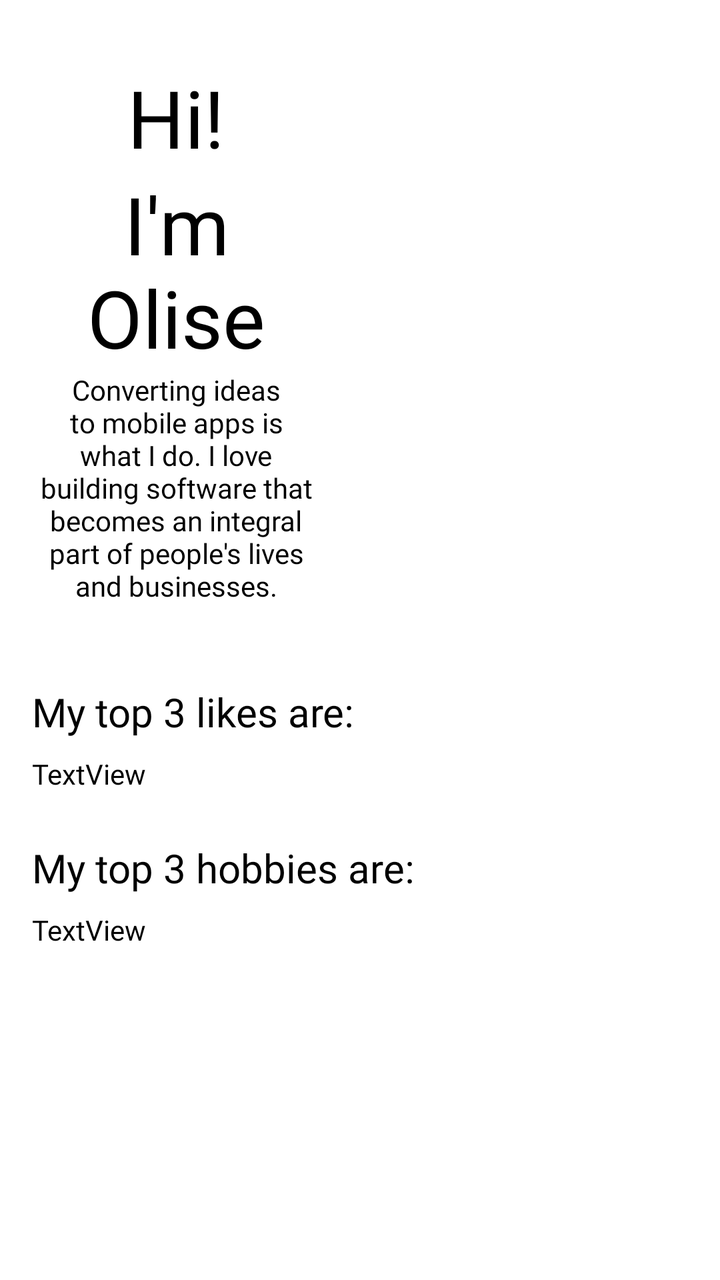
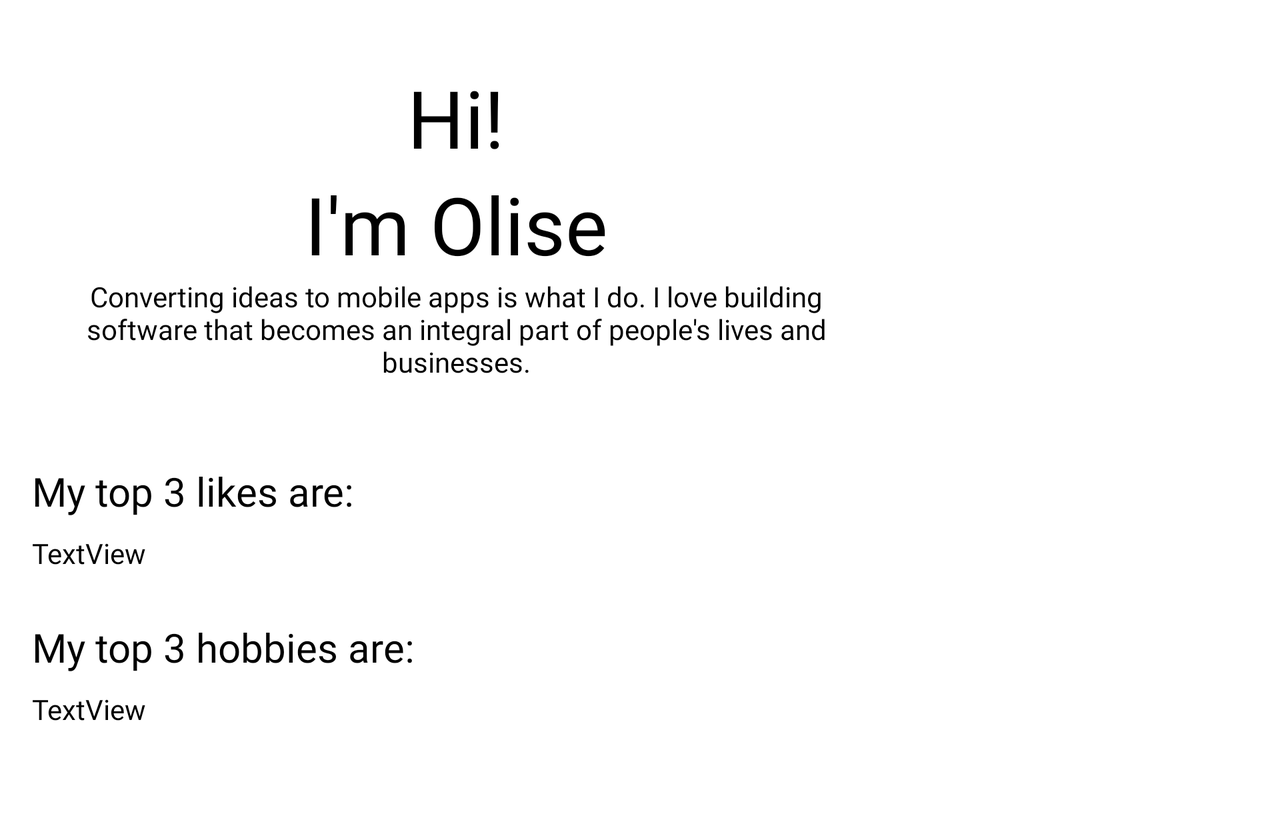

One screen, two layout resources from the same app: the default and the repository's alternative for another configuration. Each is rendered where Android would select it; the XML of both is given below.
<!-- AndroidManifest.xml: application theme Theme.MyResume -->
<!-- res/layout/fragment_about_me.xml -->
<?xml version="1.0" encoding="utf-8"?>
<ScrollView xmlns:android="http://schemas.android.com/apk/res/android"
    xmlns:app="http://schemas.android.com/apk/res-auto"
    xmlns:tools="http://schemas.android.com/tools"
    android:layout_width="match_parent"
    android:layout_height="match_parent"
    tools:context=".AboutMeFragment">

<androidx.constraintlayout.widget.ConstraintLayout
    android:layout_width="match_parent"
    android:layout_height="match_parent"
    android:paddingBottom="50dp">

    <ImageView
        android:id="@+id/imageView13"
        android:layout_width="200dp"
        android:layout_height="200dp"
        android:layout_marginTop="32dp"
        app:layout_constraintEnd_toEndOf="parent"
        app:layout_constraintTop_toTopOf="parent"
        app:srcCompat="@drawable/profilepic" />

    <TextView
        android:id="@+id/textView27"
        android:layout_width="0dp"
        android:layout_height="wrap_content"
        android:layout_marginStart="16dp"
        android:fontFamily="@font/montserrat_extrabold"
        android:gravity="center"
        android:text="Hi!"
        android:textColor="@color/black"
        android:textSize="40sp"
        app:layout_constraintEnd_toStartOf="@+id/imageView13"
        app:layout_constraintStart_toStartOf="parent"
        app:layout_constraintTop_toTopOf="@+id/imageView13" />

    <TextView
        android:id="@+id/textView28"
        android:layout_width="0dp"
        android:layout_height="wrap_content"
        android:fontFamily="@font/montserrat_extrabold"
        android:gravity="center"
        android:text="I'm Olise"
        android:textColor="@color/black"
        android:textSize="40sp"
        app:layout_constraintEnd_toStartOf="@+id/imageView13"
        app:layout_constraintStart_toStartOf="@+id/textView27"
        app:layout_constraintTop_toBottomOf="@id/textView27" />


    <TextView
        android:id="@+id/textView29"
        android:layout_width="0dp"
        android:layout_height="wrap_content"
        android:fontFamily="@font/montserrat_regular"
        android:gravity="center"
        android:justificationMode="none"
        android:text="Converting ideas to mobile apps is what I do. I love building software that becomes an integral part of people's lives and businesses."
        android:textColor="@color/black"
        app:layout_constraintEnd_toStartOf="@id/imageView13"
        app:layout_constraintStart_toStartOf="@+id/textView28"
        app:layout_constraintTop_toBottomOf="@+id/textView28" />

    <TextView
        android:id="@+id/textView30"
        android:layout_width="wrap_content"
        android:layout_height="wrap_content"
        android:layout_marginStart="16dp"
        android:layout_marginTop="40dp"
        android:fontFamily="@font/montserrat_extrabold"
        android:text="My top 3 likes are:"
        android:textColor="@color/black"
        android:textSize="20sp"
        app:layout_constraintStart_toStartOf="parent"
        app:layout_constraintTop_toBottomOf="@+id/textView29" />

    <TextView
        android:id="@+id/tvLikes"
        android:layout_width="wrap_content"
        android:layout_height="wrap_content"
        android:layout_marginTop="8dp"
        android:fontFamily="@font/montserrat_regular"
        android:text="TextView"
        android:textColor="@color/black"
        app:layout_constraintStart_toStartOf="@+id/textView30"
        app:layout_constraintTop_toBottomOf="@+id/textView30" />

    <TextView
        android:id="@+id/textView33"
        android:layout_width="wrap_content"
        android:layout_height="wrap_content"
        android:layout_marginTop="24dp"
        android:fontFamily="@font/montserrat_extrabold"
        android:text="My top 3 hobbies are:"
        android:textColor="@color/black"
        android:textSize="20sp"
        app:layout_constraintStart_toStartOf="@+id/tvLikes"
        app:layout_constraintTop_toBottomOf="@+id/tvLikes" />

    <TextView
        android:id="@+id/tvHobbies"
        android:layout_width="0dp"
        android:layout_height="wrap_content"
        android:layout_marginTop="8dp"
        android:layout_marginEnd="16dp"
        android:fontFamily="@font/montserrat_regular"
        android:text="TextView"
        android:textColor="@color/black"
        app:layout_constraintEnd_toEndOf="parent"
        app:layout_constraintStart_toStartOf="@+id/textView33"
        app:layout_constraintTop_toBottomOf="@+id/textView33" />
</androidx.constraintlayout.widget.ConstraintLayout>
</ScrollView>
<!-- resources referenced by this layout -->
<resources>
  <style name="Theme.MyResume" parent="Theme.MaterialComponents.DayNight.NoActionBar">
          
          <item name="colorPrimary">@color/purple_500</item>
          <item name="colorPrimaryVariant">@color/purple_700</item>
          <item name="colorOnPrimary">@color/white</item>
          
          <item name="colorSecondary">@color/teal_200</item>
          <item name="colorSecondaryVariant">@color/teal_700</item>
          <item name="colorOnSecondary">@color/black</item>
          
          <item name="android:statusBarColor" tools:targetApi="l">?attr/colorPrimaryVariant</item>
          
  
      </style>
</resources>
<!-- res/layout-land/fragment_about_me.xml (the repository's variant of the layout above) -->
<!-- drawn on the phone turned sideways -->
<?xml version="1.0" encoding="utf-8"?>
<ScrollView xmlns:android="http://schemas.android.com/apk/res/android"
    xmlns:app="http://schemas.android.com/apk/res-auto"
    xmlns:tools="http://schemas.android.com/tools"
    android:layout_width="match_parent"
    android:layout_height="match_parent"
    tools:context=".AboutMeFragment">

<androidx.constraintlayout.widget.ConstraintLayout
    android:layout_width="match_parent"
    android:layout_height="match_parent"
    android:paddingBottom="50dp">

    <ImageView
        android:id="@+id/imageView13"
        android:layout_width="200dp"
        android:layout_height="200dp"
        android:layout_marginTop="32dp"
        app:layout_constraintEnd_toEndOf="parent"
        app:layout_constraintTop_toTopOf="parent"
        app:srcCompat="@drawable/profilepic" />

    <TextView
        android:id="@+id/textView27"
        android:layout_width="0dp"
        android:layout_height="wrap_content"
        android:layout_marginStart="16dp"
        android:fontFamily="@font/montserrat_extrabold"
        android:gravity="center"
        android:text="Hi!"
        android:textColor="@color/black"
        android:textSize="40sp"
        app:layout_constraintEnd_toStartOf="@+id/imageView13"
        app:layout_constraintStart_toStartOf="parent"
        app:layout_constraintTop_toTopOf="@+id/imageView13" />

    <TextView
        android:id="@+id/textView28"
        android:layout_width="0dp"
        android:layout_height="wrap_content"
        android:fontFamily="@font/montserrat_extrabold"
        android:gravity="center"
        android:text="I'm Olise"
        android:textColor="@color/black"
        android:textSize="40sp"
        app:layout_constraintEnd_toStartOf="@+id/imageView13"
        app:layout_constraintStart_toStartOf="@+id/textView27"
        app:layout_constraintTop_toBottomOf="@id/textView27" />


    <TextView
        android:id="@+id/textView29"
        android:layout_width="0dp"
        android:layout_height="wrap_content"
        android:fontFamily="@font/montserrat_regular"
        android:gravity="center"
        android:justificationMode="none"
        android:text="Converting ideas to mobile apps is what I do. I love building software that becomes an integral part of people's lives and businesses."
        android:textColor="@color/black"
        app:layout_constraintEnd_toStartOf="@id/imageView13"
        app:layout_constraintStart_toStartOf="@+id/textView28"
        app:layout_constraintTop_toBottomOf="@+id/textView28" />

    <TextView
        android:id="@+id/textView30"
        android:layout_width="wrap_content"
        android:layout_height="wrap_content"
        android:layout_marginStart="16dp"
        android:fontFamily="@font/montserrat_extrabold"
        android:text="My top 3 likes are:"
        android:textColor="@color/black"
        android:textSize="20sp"
        app:layout_constraintStart_toStartOf="parent"
        app:layout_constraintTop_toBottomOf="@+id/imageView13" />

    <TextView
        android:id="@+id/tvLikes"
        android:layout_width="wrap_content"
        android:layout_height="wrap_content"
        android:layout_marginTop="8dp"
        android:fontFamily="@font/montserrat_regular"
        android:text="TextView"
        android:textColor="@color/black"
        app:layout_constraintStart_toStartOf="@+id/textView30"
        app:layout_constraintTop_toBottomOf="@+id/textView30" />

    <TextView
        android:id="@+id/textView33"
        android:layout_width="wrap_content"
        android:layout_height="wrap_content"
        android:layout_marginTop="24dp"
        android:fontFamily="@font/montserrat_extrabold"
        android:text="My top 3 hobbies are:"
        android:textColor="@color/black"
        android:textSize="20sp"
        app:layout_constraintStart_toStartOf="@+id/tvLikes"
        app:layout_constraintTop_toBottomOf="@+id/tvLikes" />

    <TextView
        android:id="@+id/tvHobbies"
        android:layout_width="wrap_content"
        android:layout_height="wrap_content"
        android:layout_marginTop="8dp"
        android:fontFamily="@font/montserrat_regular"
        android:text="TextView"
        android:textColor="@color/black"
        app:layout_constraintStart_toStartOf="@+id/textView33"
        app:layout_constraintTop_toBottomOf="@+id/textView33" />
</androidx.constraintlayout.widget.ConstraintLayout>
</ScrollView>
